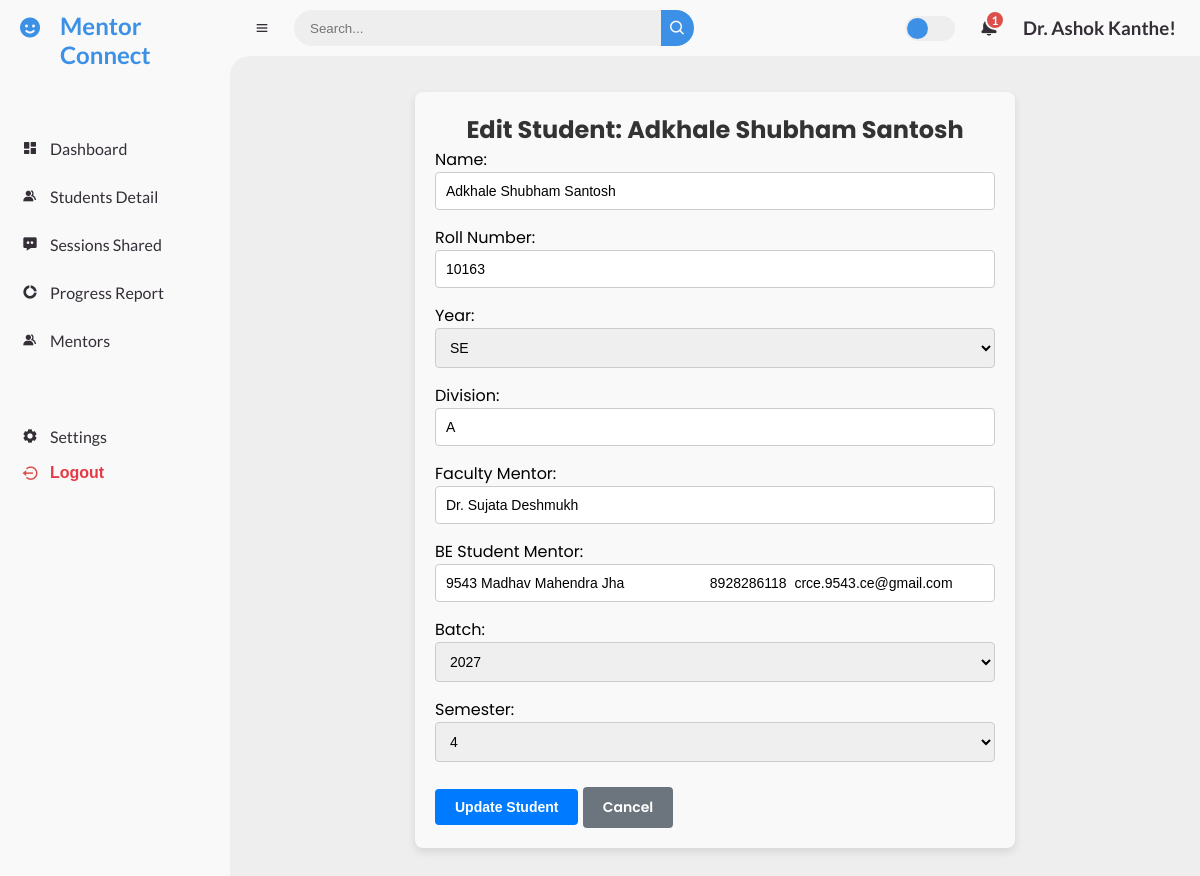
The app's page /mentor_admin/edit_student/134/ (signed in) with its own data.
### mentor/models.py (models this page shows, shortened)
class MentorshipData(models.Model):
    name = models.CharField(max_length=255)
    roll_number = models.CharField(max_length=50)
    division = models.CharField(max_length=10)
    faculty_mentor = models.CharField(max_length=255, null=True, blank=True)
    be_student_mentor = models.CharField(max_length=255, null=True, blank=True)
    year = models.CharField(max_length=10, blank=True)  # Year will be set based on sem
    sem = models.IntegerField(null=True)  # Semester field
    token = models.CharField(max_length=100, null=True, blank=True)
    token_created_at = models.DateTimeField(null=True, blank=True)
    batch = models.IntegerField(null=True, blank=True)  # New field for batch

### mentor_admin/views.py (the view, shortened to what this page needs)
@login_required
def edit_student(request, student_id):
    student = get_object_or_404(MentorshipData, id=student_id)
    return render(request, 'mentor_admin/edit_student.html', {'student': student})

### mentor/templatetags/username_filters.py (called while the page is built)
@register.filter
def readable_username(value):
    return value.replace('_', ' ').title()

### templates/mentor_admin/edit_student.html (shortened to what this page needs)
{% extends 'mentor_admin/admin_base.html' %}
{% block content %}
<div class="container">
    <h2>Edit Student: {{ student.name }}</h2>
    <form method="post" class="form">
        <div class="form-group">
            <label for="name">Name:</label>
            <input type="text" id="name" name="name" value="{{ student.name }}" class="form-control" required>
        </div>
        <div class="form-group">
            <label for="roll_number">Roll Number:</label>
            <input type="text" id="roll_number" name="roll_number" value="{{ student.roll_number }}" class="form-control" required>
        </div>
        <div class="form-group">
            <label for="year">Year:</label>
            <select id="year" name="year" class="form-control" required onchange="updateSemesterOptions()">
                <option value="SE" {% if student.year == 'SE' %}selected{% endif %}>SE</option>
            </select>
        </div>
        <div class="form-group">
            <label for="division">Division:</label>
            <input type="text" id="division" name="division" value="{{ student.division }}" class="form-control" required>
        </div>
        <div class="form-group">
            <label for="faculty_mentor">Faculty Mentor:</label>
            <input type="text" id="faculty_mentor" name="faculty_mentor" value="{{ student.faculty_mentor }}" class="form-control">
        </div>
        <div class="form-group">
            <label for="be_student_mentor">BE Student Mentor:</label>
            <input type="text" id="be_student_mentor" name="be_student_mentor" value="{{ student.be_student_mentor }}" class="form-control">
        </div>
        <div class="form-group">
            <label for="batch">Batch:</label>
            <select id="batch" name="batch" class="form-control" required>
                <option value="2027" {% if student.batch == 2027 %}selected{% endif %}>2027</option>
            </select>
        </div>
        <div class="form-group">
            <label for="sem">Semester:</label>
            <select id="sem" name="sem" class="form-control" required>
                {% for i in "34567890"|make_list %}
                    <option value="{{ i }}" {% if student.sem == i|add:"0" %}selected{% endif %}>{{ i }}</option>
                {% endfor %}
            </select>
        </div>
        <button type="submit" class="btn btn-primary">Update Student</button>
        <a href="{% url 'mentors_list' %}" class="btn btn-secondary">Cancel</a>
    </form>
</div>
{% endblock %}

### templates/mentor_admin/admin_base.html (shortened to what this page needs)
{% load static %}
{% load username_filters %}
<!DOCTYPE html>
<html lang="en">
<head>
    <link rel="stylesheet" href="{% static 'CSS/mentor_dashboard.css' %}">
    <link href='https://unpkg.com/boxicons@2.0.9/css/boxicons.min.css' rel='stylesheet'>
</head>
<body class="{% block body_class %}{% endblock %}">
<section id="sidebar">
    <a href="#" class="brand">
        <i class='bx bxs-smile'></i>
        <span class="text">Mentor Connect</span>
    </a>
    <ul class="side-menu top">
        <li class="{% if request.path == '/mentor_admin/dashboard/' %}active{% endif %}">
            <a href="/mentor_admin/dashboard/">
                <i class='bx bxs-dashboard'></i>
                <span class="text">Dashboard</span>
            </a>
        </li>
        <li class="">
            <a href="/mentor_admin/student_detail/">
                <i class='bx bxs-group'></i>
                <span class="text">Students Detail</span>
            </a>
        </li>
        <li class="{% if request.path == '/mentor_admin/sessions/' %}active{% endif %}">
            <a href="/mentor_admin/sessions/">
                <i class='bx bxs-message-dots'></i>
                <span class="text">Sessions Shared</span>
            </a>
        </li>
        <li class="{% if request.path == '/mentor_admin/progress_report/' %}active{% endif %}">
            <a href="{% url 'admin_progress_report' %}">
                <i class='bx bxs-doughnut-chart'></i>
                <span class="text">Progress Report</span>
            </a>
        </li>
        <li class="{% if request.path == '/mentor_admin/mentors/' %}active{% endif %}">
            <a href="/mentor_admin/mentors/">
                <i class='bx bxs-group'></i>
                <span class="text">Mentors</span>
            </a>
        </li>
    </ul>
    <ul class="side-menu">
        <li class="{% if request.path == '/settings/' %}active{% endif %}">
            <a href="/settings/">
                <i class='bx bxs-cog'></i>
                <span class="text">Settings</span>
            </a>
        </li>
        <li>
            <form method="post" action="{% url 'logout' %}" style="display: inline;">
                <button type="submit" class="logout" style="background: none; border: none; color: inherit; cursor: pointer;">
                    <i class='bx bx-log-out-circle'></i>
                    <span class="text">Logout</span>
                </button>
            </form>
        </li>
    </ul>
</section>
    <section id="content">
        <nav >
            <i class='bx bx-menu'></i>
            <form action="#">
                <div class="form-input">
                    <input type="search" placeholder="Search...">
                    <button type="submit" class="search-btn"><i class='bx bx-search'></i></button>
                </div>
            </form>
            <label for="switch-mode" class="switch-mode"></label>
            <a href="#" class="notification">
                <span class="num">1</span>
            </a>
            <a href="#" class="profile">
                <h1>{{ user.username|readable_username }}!</h1>
            </a>
        </nav>
        <main>
            {% block content %}
            {% endblock %}
        </main>
</body>
</html>

### static/CSS/mentor_dashboard.css (style rules this page uses)
* { margin: 0; padding: 0; box-sizing: border-box; }
a { text-decoration: none; }
li { list-style: none; }
:root { --poppins: "Poppins", sans-serif; --lato: "Lato", sans-serif; --light: #f9f9f9; --blue: #3c91e6; --light-blue: #cfe8ff; --grey: #eee; --dark-grey: #aaaaaa; --dark: #342e37; --red: #db504a; --yellow: #ffce26; --light-yellow: #fff2c6; --orange: #fd7238; --light-orange: #ffe0d3; }
html { overflow-x: hidden; }
body { background: var(--grey); overflow-x: hidden; }
#sidebar { position: fixed; top: 0; left: 0; width: 230px; height: 100%; background: var(--light); z-index: 2000; font-family: var(--lato); transition: 0.3s ease; overflow-x: hidden; scrollbar-width: none; }
#sidebar .brand { font-size: 24px; font-weight: 700; height: 56px; display: flex; align-items: center; color: var(--blue); position: sticky; top: 0; left: 0; background: var(--light); z-index: 500; padding-bottom: 20px; box-sizing: content-box; }
#sidebar .brand .bx { min-width: 60px; display: flex; justify-content: center; }
#sidebar .brand .text { padding-top: 10%; }
#sidebar .side-menu { width: 100%; margin-top: 48px; }
#sidebar .side-menu li { height: 48px; background: transparent; margin-left: 6px; border-radius: 48px 0 0 48px; padding: 4px; }
#sidebar .side-menu li a { width: 100%; height: 100%; background: var(--light); display: flex; align-items: center; border-radius: 48px; font-size: 16px; color: var(--dark); white-space: nowrap; overflow-x: hidden; }
#sidebar .side-menu li a .bx { min-width: calc(60px - ((4px + 6px) * 2)); display: flex; justify-content: center; }
#content { position: relative; width: calc(100% - 230px); left: 230px; transition: 0.3s ease; }
#content nav { height: 56px; background: var(--light); padding: 0 24px; display: flex; align-items: center; grid-gap: 24px; font-family: var(--lato); position: sticky; top: 0; left: 0; z-index: 1000; }
#content nav::before { content: ""; position: absolute; width: 40px; height: 40px; bottom: -40px; left: 0; border-radius: 50%; box-shadow: -20px -20px 0 var(--light); }
#content nav a { color: var(--dark); }
#content nav .bx.bx-menu { cursor: pointer; color: var(--dark); }
#content nav form { max-width: 400px; width: 100%; margin-right: auto; }
#content nav form .form-input { display: flex; align-items: center; height: 36px; }
#content nav form .form-input input { flex-grow: 1; padding: 0 16px; height: 100%; border: none; background: var(--grey); border-radius: 36px 0 0 36px; outline: none; width: 100%; color: var(--dark); }
#content nav form .form-input button { width: 36px; height: 100%; display: flex; justify-content: center; align-items: center; background: var(--blue); color: var(--light); font-size: 18px; border: none; outline: none; border-radius: 0 36px 36px 0; cursor: pointer; }
#content nav .notification { font-size: 20px; position: relative; }
#content nav .notification .num { position: absolute; top: -6px; right: -6px; width: 20px; height: 20px; border-radius: 50%; border: 2px solid var(--light); background: var(--red); color: var(--light); font-weight: 700; font-size: 12px; display: flex; justify-content: center; align-items: center; }
#content nav .switch-mode { display: block; min-width: 50px; height: 25px; border-radius: 25px; background: var(--grey); cursor: pointer; position: relative; }
#content nav .switch-mode::before { content: ""; position: absolute; top: 2px; left: 2px; bottom: 2px; width: calc(25px - 4px); background: var(--blue); border-radius: 50%; transition: all 0.3s ease; }
#content main { width: 100%; padding: 36px 24px; font-family: var(--poppins); max-height: calc(100vh - 56px); overflow-y: auto; }
.logout { display: flex; align-items: center; color: #e63946; }
.logout i { min-width: calc(60px - ((4px + 6px) * 2)); display: flex; justify-content: center; color: var(--red); font-size: 18px; }
.logout span { font-size: 16px; color: #e63946; font-weight: bold; }
ul { list-style-type: none; padding: 0; margin: 0; }

### records on screen
MentorshipData: name "Adkhale Shubham Santosh", roll_number "10163", year "SE", division "A", faculty_mentor "Dr. Sujata Deshmukh", be_student_mentor "9543 Madhav Mahendra Jha 8928286118 crce.9543.ce@gmail.com", batch "2027"

### other values on screen
{{ user.username|readable_username }} "Dr. Ashok Kanthe"
